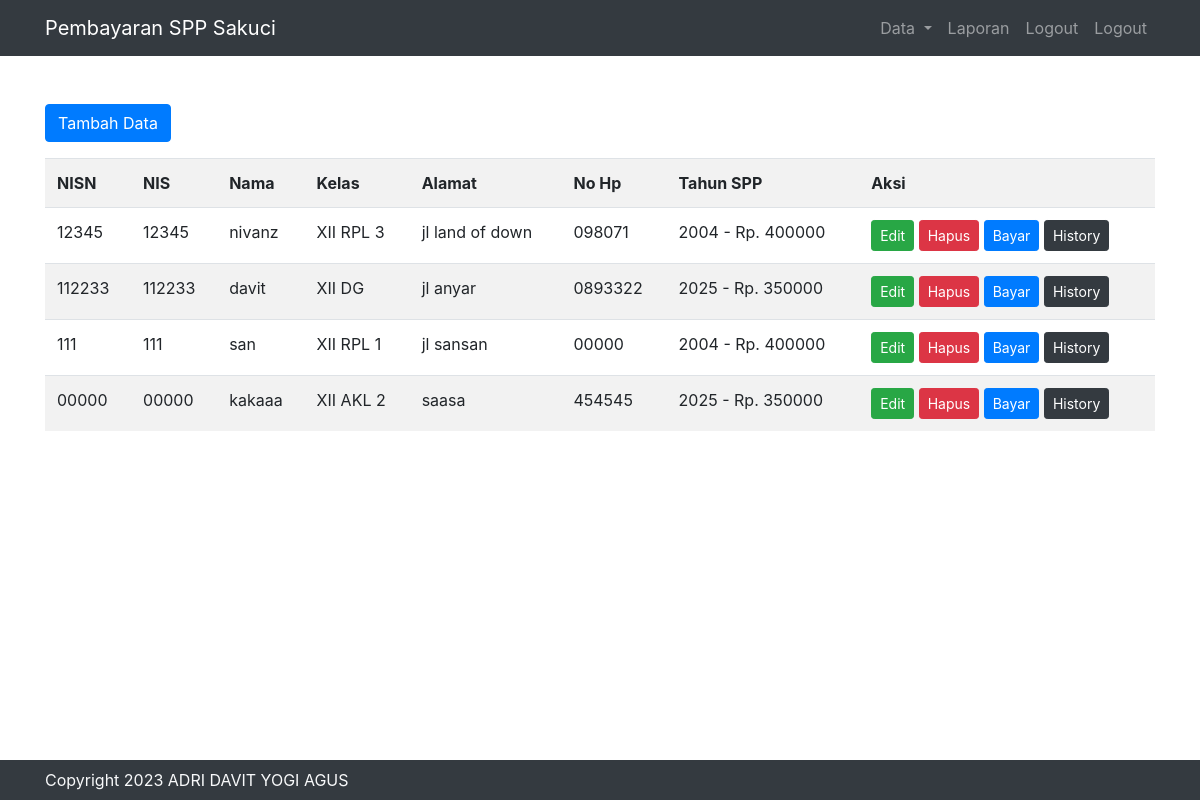
/admin.php?page=datasiswa (signed in), run on the app's committed database.
### tables this page shows
CREATE TABLE `siswa` (
  `nisn` char(20) NOT NULL DEFAULT '',
  `nis` char(20) NOT NULL DEFAULT '',
  `nama` varchar(35) NOT NULL,
  `id_kelas` int(10) UNSIGNED NOT NULL,
  `alamat` text NOT NULL,
  `no_telp` varchar(13) NOT NULL,
  `id_spp` int(11) UNSIGNED NOT NULL
);

CREATE TABLE `kelas` (
  `id_kelas` int(11) UNSIGNED NOT NULL,
  `nama_kelas` varchar(30) DEFAULT NULL,
  `kompetensi_keahlian` varchar(30) DEFAULT NULL
);

CREATE TABLE `spp` (
  `id_spp` int(11) UNSIGNED NOT NULL,
  `tahun` int(11) NOT NULL,
  `nominal` int(11) NOT NULL
);

### system/fungsi.php (called while the page is built, shortened)
<?php
class Fungsi {
    public function kon(){
        $kon = mysqli_connect('localhost', 'root' , '','spp');
        return $kon;
    }
    public function datasiswa(){
        $sql = "SELECT * FROM siswa LEFT JOIN kelas ON siswa.id_kelas=kelas.id_kelas LEFT JOIN spp ON siswa.id_spp=spp.id_spp ORDER BY nisn DESC";
        $query = mysqli_query($this->kon(), $sql);
        if(mysqli_num_rows($query) > 0){
            while($d = mysqli_fetch_assoc($query)){
                $select[] = $d;
            }
        }
        else {
            $select = null;
        }
        return $select;
    }  public function insertsiswa($data)
    {
        $nisn = $data['nisn'];
        $nis = $data['nis'];
        $nama = $data['nama'];
        $id_kelas = $data['id_kelas'];
        $alamat = $data['alamat'];
        $no_telp = $data['no_telp'];
        $id_spp = $data['id_spp'];
        $sql = "INSERT INTO siswa VALUES ('$nisn', '$nis', '$nama', '$id_kelas', '$alamat', '$no_telp', '$id_spp')";
        $hitung = mysqli_num_rows(mysqli_query($this->kon(),"SELECT * FROM siswa WHERE nisn = '$nisn' AND nis = '$nis'"));
        if($hitung < 1) {
            $query = mysqli_query($this->kon(), $sql);
            header('location: admin.php?page=datasiswa&status=berhasil');
        } else {
            header('location: admin.php?page=datasiswa&status=gagal');
        }
    }
}

### user/datasiswa.php (the view, shortened to what this page needs)
<div class="container mt-5">
        <?php
            if($_SESSION['data']['level'] == 'admin'){ ?>
            <a href="admin.php?page=tambahsiswa" class="btn btn-primary mb-3">Tambah Data</a>
        <?php    }
        ?>
    <table class="table table-striped table-striped">
        <tr>
            <th>NISN</th>
            <th>NIS</th>
            <th>Nama</th>
            <th>Kelas</th>
            <th>Alamat</th>
            <th>No Hp</th>
            <th>Tahun SPP</th>
            <th>Aksi</th>
        </tr>
        <?php
        foreach($fungsi->datasiswa() as $d){ ?>
            <tr>
                <td><?= $d ['nisn'];?></td>
                <td><?= $d ['nisn']; ?></td>
                <td><?= $d ['nama']; ?></td>
                <td><?= $d ['nama_kelas']; ?></td>
                <td><?= $d ['alamat']; ?></td>
                <td><?= $d ['no_telp']; ?></td>
                <td><?= $d ['tahun']; ?> - Rp.  <?= $d['nominal']; ?></td>
                <td>
                    <?php
                         if($_SESSION['data']['level'] == 'admin'){ ?>
                            <a href="admin.php?page=editsiswa&nisn=<?= $d['nisn'] ?>" class="btn btn-success btn-sm">Edit</a>
                    <a href="admin.php?page=deletesiswa&nisn=<?= $d['nisn'] ?>" class="btn btn-danger btn-sm" onclick="return confirm('Apakan anda yakin menghapus data ini?');">Hapus</a>
                    <a href="admin.php?page=pembayaran&nisn=<?= $d['nisn'] ?>" class="btn btn-primary btn-sm">Bayar</a>
                    <a href="admin.php?page=history&nisn=<?= $d['nisn'] ?>" class="btn btn-dark btn-sm">History</a>
                    <?php    }
                    ?>
                </td>
            </tr>
    <?php    }
        ?>
</table>
</div>

### layouts/header.php (shortened to what this page needs)
<!DOCTYPE html>
<html lang="en">
<head>
    <link rel="stylesheet" href="css/bootstrap.min.css">
</head>
<body>
<nav class="navbar navbar-expand-lg navbar-dark bg-dark">
    <div class="container">
  <a class="navbar-brand" href="#">Pembayaran SPP Sakuci</a>
  <div class="collapse navbar-collapse" id="navbarNavDropdown">
    <ul class="navbar-nav ml-auto">
      <?php
       if(isset($_SESSION['data'])){
        if($_SESSION['data']['level'] == 'admin'){?>
      <li class="nav-item dropdown">
        <a class="nav-link dropdown-toggle" href="#" role="button" data-toggle="dropdown" aria-expanded="false">
          Data
        </a>
      </li>
      <li class="nav-item">
                <a class="nav-link" href="admin.php?page=laporan">Laporan</a>
        <li class="nav-item">
          <a class="nav-link" href="index.php?aksi=logout">Logout</a>
      <?php   }
       }
      ?>
<?php
       if(isset($_SESSION['siswa'])){ ?>
        <li class="nav-item">
          <a class="nav-link" href="index.php?aksi=logout">Logout</a>
       <?php }
      ?>
    </ul>
  </div>
  </div>
</nav>

### admin.php (shortened to what this page needs)
<?php
    include "system/fungsi.php";
    $fungsi = new fungsi;
    include('layouts/header.php');
    if($_GET['page'] == 'datapetugas'){
        include "user/datapetugas.php";
    }
    elseif($_GET['page'] == 'tambahpetugas'){
        include('user/tambahpetugas.php');
    }
    elseif($_GET['page'] == 'insertpetugas'){
        $username = $_POST['username'];
        $password = password_hash($_POST['password'], PASSWORD_BCRYPT);
        $nama_petugas = $_POST['nama_petugas'];
        $fungsi->insertpetugas($username, $password, $nama_petugas);
    }
    elseif($_GET['page'] == 'editpetugas'){
        include('user/editpetugas.php');
    }
    elseif($_GET['page'] == 'updatepetugas'){
        $id_petugas = $_POST['id_petugas'];
        $username = $_POST['username'];
        $nama_petugas = $_POST['nama_petugas'];
        $fungsi->updatepetugas($id_petugas, $username, $nama_petugas);
    }
    elseif ($_GET['page'] == 'deletepetugas'){
        $fungsi->deletepetugas($_GET['id_petugas']);
    }
    elseif($_GET['page'] == 'datasiswa'){
        include "user/datasiswa.php";
    }
    elseif($_GET['page'] == 'tambahsiswa'){
        include('user/tambahsiswa.php');
    } elseif($_GET['page'] == 'editsiswa'){
        include('user/editsiswa.php');
    } elseif ($_GET['page'] == 'deletesiswa'){
        $fungsi->deletesiswa($_GET['nisn']);
    }
    elseif ($_GET['page'] == 'pembayaran'){
        include('user/pembayaran.php');
}
elseif ($_GET['page'] == 'history'){
    include('user/history.php');
}
elseif ($_GET['page'] == 'laporan'){
    include('user/laporan.php');
}
    include "layouts/footer.php"
?>

### layouts/footer.php (shortened to what this page needs)
<div class="div container pt-5">
<nav class="navbar navbar-expand-lg navbar-dark bg-dark fixed-bottom mt-5">
    <div class="container">
  <a href="#" class="text-light">Copyright 2023 ADRI DAVIT YOGI AGUS</a>
  </div>
</nav>
</div>
</body>
</html>

### data on the page
siswa: nisn "12345", nama "nivanz", id_kelas.nama_kelas "XII RPL 3", alamat "jl land of down", no_telp "098071", id_spp.tahun "2004", id_spp.nominal "400000"
siswa: nisn "112233", nama "davit", id_kelas.nama_kelas "XII DG", alamat "jl anyar", no_telp "0893322", id_spp.tahun "2025", id_spp.nominal "350000"
siswa: nisn "111", nama "san", id_kelas.nama_kelas "XII RPL 1", alamat "jl sansan", no_telp "00000", id_spp.tahun "2004", id_spp.nominal "400000"
siswa: nisn "00000", nama "kakaaa", id_kelas.nama_kelas "XII AKL 2", alamat "saasa", no_telp "454545", id_spp.tahun "2025", id_spp.nominal "350000"
